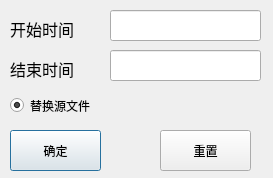
<?xml version="1.0" encoding="UTF-8"?>
<ui version="4.0">
 <class>Dialog</class>
 <widget class="QDialog" name="Dialog">
  <property name="geometry">
   <rect>
    <x>0</x>
    <y>0</y>
    <width>273</width>
    <height>178</height>
   </rect>
  </property>
  <property name="windowTitle">
   <string>Dialog</string>
  </property>
  <widget class="QPushButton" name="ConfirmpushButton">
   <property name="geometry">
    <rect>
     <x>10</x>
     <y>130</y>
     <width>91</width>
     <height>41</height>
    </rect>
   </property>
   <property name="text">
    <string>确定</string>
   </property>
  </widget>
  <widget class="QPushButton" name="ReplacepushButton_2">
   <property name="geometry">
    <rect>
     <x>160</x>
     <y>130</y>
     <width>91</width>
     <height>41</height>
    </rect>
   </property>
   <property name="text">
    <string>重置</string>
   </property>
  </widget>
  <widget class="QLabel" name="StartTimelabel">
   <property name="geometry">
    <rect>
     <x>10</x>
     <y>20</y>
     <width>64</width>
     <height>18</height>
    </rect>
   </property>
   <property name="font">
    <font>
     <family>Arial</family>
     <pointsize>12</pointsize>
    </font>
   </property>
   <property name="text">
    <string>开始时间</string>
   </property>
  </widget>
  <widget class="QLabel" name="EndTimelabel">
   <property name="geometry">
    <rect>
     <x>10</x>
     <y>60</y>
     <width>64</width>
     <height>18</height>
    </rect>
   </property>
   <property name="font">
    <font>
     <family>Arial</family>
     <pointsize>12</pointsize>
    </font>
   </property>
   <property name="text">
    <string>结束时间</string>
   </property>
  </widget>
  <widget class="QLineEdit" name="EndTimelineEdit">
   <property name="geometry">
    <rect>
     <x>110</x>
     <y>50</y>
     <width>151</width>
     <height>31</height>
    </rect>
   </property>
  </widget>
  <widget class="QLineEdit" name="StartTimelineEdit">
   <property name="geometry">
    <rect>
     <x>110</x>
     <y>10</y>
     <width>151</width>
     <height>31</height>
    </rect>
   </property>
  </widget>
  <widget class="QRadioButton" name="radioButton">
   <property name="geometry">
    <rect>
     <x>10</x>
     <y>90</y>
     <width>91</width>
     <height>31</height>
    </rect>
   </property>
   <property name="text">
    <string>替换源文件</string>
   </property>
   <property name="checked">
    <bool>true</bool>
   </property>
  </widget>
 </widget>
 <resources/>
 <connections/>
</ui>
